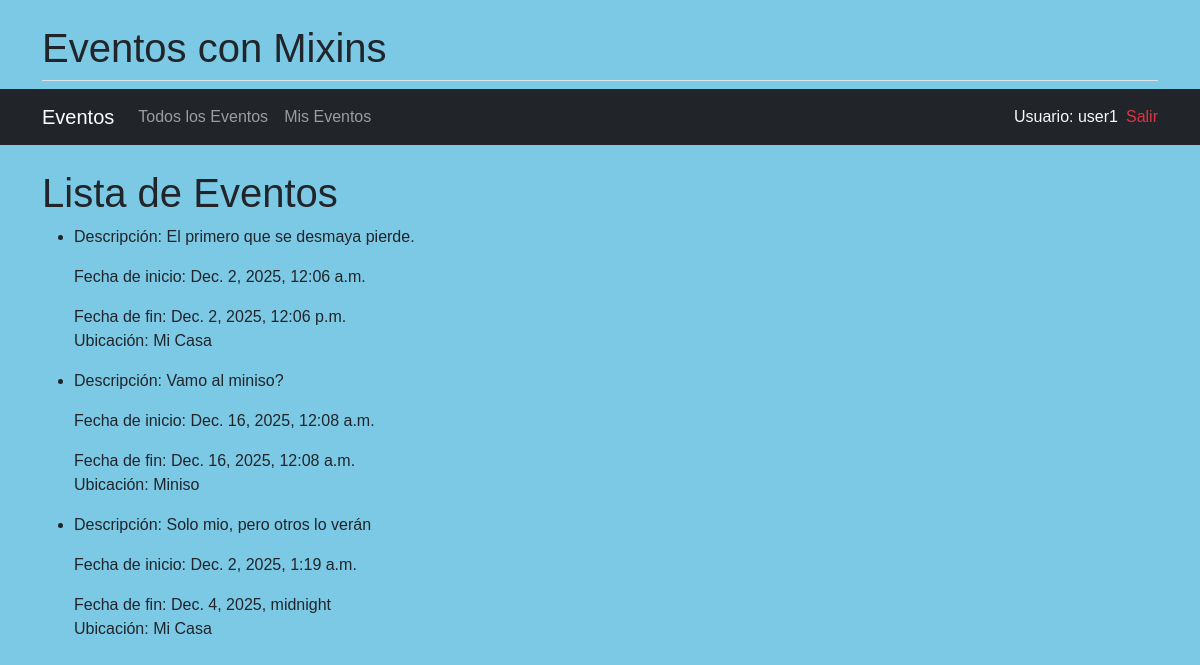
Screenshot of / (signed in) with the database file from the repository.
### app_eventos/models.py (models this page shows, shortened)
class Evento(models.Model):
    nombre = models.CharField(max_length=200)
    descripcion = models.TextField()
    fecha_inicio = models.DateTimeField()
    fecha_fin = models.DateTimeField()
    ubicacion = models.CharField(max_length=300)
    autor = models.ForeignKey(User, on_delete=models.CASCADE, null=True)

### app_eventos/views.py (the view)
# urls.py: path('', ListaEventos.as_view(), name='lista_eventos'),
class ListaEventos(ListView):
    model = Evento
    template_name = "app_eventos/lista_eventos.html"
    context_object_name = "eventos"

### app_eventos/templates/app_eventos/lista_eventos.html (shortened to what this page needs)
{% extends "base.html" %}
{%block content %}
    <h1>Lista de Eventos</h1>
    {% if eventos %}
    <ul>
        {% for evento in eventos %}
            <li>
                <p>Descripción: {{ evento.descripcion }}</p>
                <p>Fecha de inicio: {{ evento.fecha_inicio }}</p>
                <o> Fecha de fin: {{ evento.fecha_fin}}</o>
                <p>Ubicación: {{ evento.ubicacion }}</p>
            </li>
        {% empty %}
            <li>No hay eventos disponibles.</li>
        {% endfor %}
    </ul>
    {% else %}
    <p>No hay eventos disponibles.</p>
{% endif %}
{% endblock %}

### app_eventos/templates/base.html (shortened to what this page needs)
<!DOCTYPE html>
<html lang="es">
<head>
    <link
        href="https://cdn.jsdelivr.net/npm/bootstrap@5.3.2/dist/css/bootstrap.min.css"
        rel="stylesheet">
</head>
<body>
    <div class="container mt-4">
        <h1 class="pb-2 border-bottom">
            Eventos con Mixins
        </h1>
    </div>
    <nav class="navbar navbar-expand-lg navbar-dark bg-dark mb-4">
        <div class="container">
            <a class="navbar-brand" href="{% url 'lista_eventos' %}">
                Eventos
            </a>
            <div class="collapse navbar-collapse" id="navbarNav">
                <ul class="navbar-nav me-auto">
                    <li class="nav-item">
                        <a class="nav-link" href="{% url 'lista_eventos' %}">
                            Todos los Eventos
                        </a>
                    </li>
                    <li class="nav-item">
                        <a class="nav-link" href="{% url 'mis_eventos' %}">
                            Mis Eventos
                        </a>
                    </li>
                </ul>
                <ul class="navbar-nav">
                    {% if user.is_authenticated %}
                        <li class="nav-item">
                            <span class="nav-link text-light">Usuario: {{ user.username }}</span>
                        </li>
                <li class="nav-item d-flex align-items-center">
                    <form method="POST" action="{% url 'logout' %}" class="m-0 p-0">
                        <button
                            type="submit"
                            class="btn btn-link nav-link text-danger p-0"
                            style="display: inline; margin: 0; padding-top: 0; padding-bottom: 0;">
                            Salir
                        </button>
                    </form>
                </li>
                    {% else %}
                        <li class="nav-item">
                            <a class="nav-link text-info" href="{% url 'login' %}">
                                Login
                            </a>
                        </li>
                    {% endif %}
                </ul>
            </div>
        </div>
    </nav>
    <div class="container">
        {% block content %}
        {% endblock %}
    </div>
</body>
</html>

### app_eventos/templates/base.html (style rules this page uses)
body { font-family: Arial, sans-serif; background-color: rgb(124, 201, 229); padding-bottom: 30px; }

### rows the page displays
Evento: descripcion "El primero que se desmaya pierde.", fecha_inicio "Dec. 2, 2025, 12:06 a.m.", fecha_fin "Dec. 2, 2025, 12:06 p.m.", ubicacion "Mi Casa"
Evento: descripcion "Vamo al miniso?", fecha_inicio "Dec. 16, 2025, 12:08 a.m.", fecha_fin "Dec. 16, 2025, 12:08 a.m.", ubicacion "Miniso"
Evento: descripcion "Solo mio, pero otros lo verán", fecha_inicio "Dec. 2, 2025, 1:19 a.m.", fecha_fin "Dec. 4, 2025, midnight", ubicacion "Mi Casa"

### other values shown
{{ user.username }} "user1"
